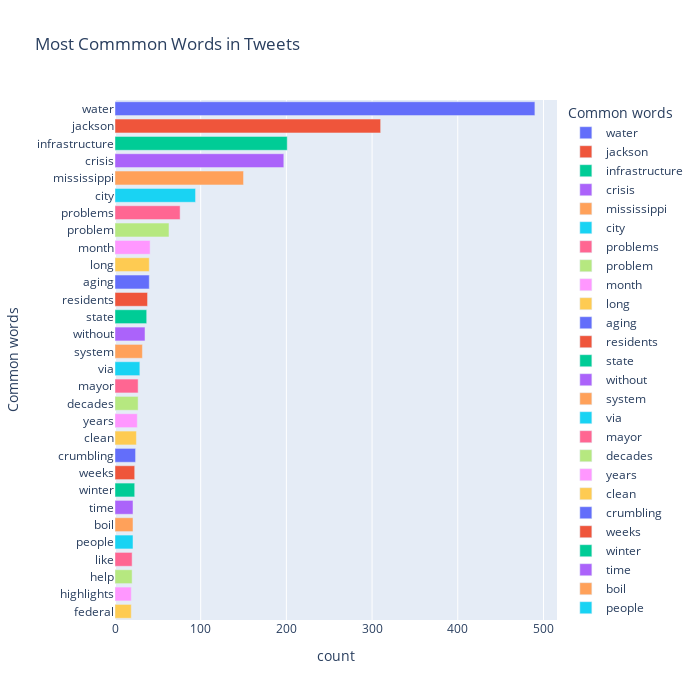

Here is the notebook cell this chart was saved with:
### Code cell
common_words(tweets_I)

### Figure 1 — Plotly figure (JSON) as saved in the notebook; plotly's stock layout.template omitted (floating-point values rounded to 4 significant figures)
{"data": [{"alignmentgroup": "True", "hovertemplate": "Common words=%{y}<br>count=%{x}<extra></extra>", "legendgroup": "water", "marker": {"color": "#636efa"}, "name": "water", "offsetgroup": "water", "orientation": "h", "showlegend": true, "textposition": "auto", "type": "bar", "x": [490], "xaxis": "x", "y": ["water"], "yaxis": "y"}, {"alignmentgroup": "True", "hovertemplate": "Common words=%{y}<br>count=%{x}<extra></extra>", "legendgroup": "jackson", "marker": {"color": "#EF553B"}, "name": "jackson", "offsetgroup": "jackson", "orientation": "h", "showlegend": true, "textposition": "auto", "type": "bar", "x": [310], "xaxis": "x", "y": ["jackson"], "yaxis": "y"}, {"alignmentgroup": "True", "hovertemplate": "Common words=%{y}<br>count=%{x}<extra></extra>", "legendgroup": "infrastructure", "marker": {"color": "#00cc96"}, "name": "infrastructure", "offsetgroup": "infrastructure", "orientation": "h", "showlegend": true, "textposition": "auto", "type": "bar", "x": [201], "xaxis": "x", "y": ["infrastructure"], "yaxis": "y"}, {"alignmentgroup": "True", "hovertemplate": "Common words=%{y}<br>count=%{x}<extra></extra>", "legendgroup": "crisis", "marker": {"color": "#ab63fa"}, "name": "crisis", "offsetgroup": "crisis", "orientation": "h", "showlegend": true, "textposition": "auto", "type": "bar", "x": [197], "xaxis": "x", "y": ["crisis"], "yaxis": "y"}, {"alignmentgroup": "True", "hovertemplate": "Common words=%{y}<br>count=%{x}<extra></extra>", "legendgroup": "mississippi", "marker": {"color": "#FFA15A"}, "name": "mississippi", "offsetgroup": "mississippi", "orientation": "h", "showlegend": true, "textposition": "auto", "type": "bar", "x": [150], "xaxis": "x", "y": ["mississippi"], "yaxis": "y"}, {"alignmentgroup": "True", "hovertemplate": "Common words=%{y}<br>count=%{x}<extra></extra>", "legendgroup": "city", "marker": {"color": "#19d3f3"}, "name": "city", "offsetgroup": "city", "orientation": "h", "showlegend": true, "textposition": "auto", "type": "bar", "x": [94], "xaxis": "x", "y": ["city"], "yaxis": "y"}, {"alignmentgroup": "True", "hovertemplate": "Common words=%{y}<br>count=%{x}<extra></extra>", "legendgroup": "problems", "marker": {"color": "#FF6692"}, "name": "problems", "offsetgroup": "problems", "orientation": "h", "showlegend": true, "textposition": "auto", "type": "bar", "x": [76], "xaxis": "x", "y": ["problems"], "yaxis": "y"}, {"alignmentgroup": "True", "hovertemplate": "Common words=%{y}<br>count=%{x}<extra></extra>", "legendgroup": "problem", "marker": {"color": "#B6E880"}, "name": "problem", "offsetgroup": "problem", "orientation": "h", "showlegend": true, "textposition": "auto", "type": "bar", "x": [63], "xaxis": "x", "y": ["problem"], "yaxis": "y"}, {"alignmentgroup": "True", "hovertemplate": "Common words=%{y}<br>count=%{x}<extra></extra>", "legendgroup": "month", "marker": {"color": "#FF97FF"}, "name": "month", "offsetgroup": "month", "orientation": "h", "showlegend": true, "textposition": "auto", "type": "bar", "x": [41], "xaxis": "x", "y": ["month"], "yaxis": "y"}, {"alignmentgroup": "True", "hovertemplate": "Common words=%{y}<br>count=%{x}<extra></extra>", "legendgroup": "long", "marker": {"color": "#FECB52"}, "name": "long", "offsetgroup": "long", "orientation": "h", "showlegend": true, "textposition": "auto", "type": "bar", "x": [40], "xaxis": "x", "y": ["long"], "yaxis": "y"}, {"alignmentgroup": "True", "hovertemplate": "Common words=%{y}<br>count=%{x}<extra></extra>", "legendgroup": "aging", "marker": {"color": "#636efa"}, "name": "aging", "offsetgroup": "aging", "orientation": "h", "showlegend": true, "textposition": "auto", "type": "bar", "x": [40], "xaxis": "x", "y": ["aging"], "yaxis": "y"}, {"alignmentgroup": "True", "hovertemplate": "Common words=%{y}<br>count=%{x}<extra></extra>", "legendgroup": "residents", "marker": {"color": "#EF553B"}, "name": "residents", "offsetgroup": "residents", "orientation": "h", "showlegend": true, "textposition": "auto", "type": "bar", "x": [38], "xaxis": "x", "y": ["residents"], "yaxis": "y"}, {"alignmentgroup": "True", "hovertemplate": "Common words=%{y}<br>count=%{x}<extra></extra>", "legendgroup": "state", "marker": {"color": "#00cc96"}, "name": "state", "offsetgroup": "state", "orientation": "h", "showlegend": true, "textposition": "auto", "type": "bar", "x": [37], "xaxis": "x", "y": ["state"], "yaxis": "y"}, {"alignmentgroup": "True", "hovertemplate": "Common words=%{y}<br>count=%{x}<extra></extra>", "legendgroup": "without", "marker": {"color": "#ab63fa"}, "name": "without", "offsetgroup": "without", "orientation": "h", "showlegend": true, "textposition": "auto", "type": "bar", "x": [35], "xaxis": "x", "y": ["without"], "yaxis": "y"}, {"alignmentgroup": "True", "hovertemplate": "Common words=%{y}<br>count=%{x}<extra></extra>", "legendgroup": "system", "marker": {"color": "#FFA15A"}, "name": "system", "offsetgroup": "system", "orientation": "h", "showlegend": true, "textposition": "auto", "type": "bar", "x": [32], "xaxis": "x", "y": ["system"], "yaxis": "y"}, {"alignmentgroup": "True", "hovertemplate": "Common words=%{y}<br>count=%{x}<extra></extra>", "legendgroup": "via", "marker": {"color": "#19d3f3"}, "name": "via", "offsetgroup": "via", "orientation": "h", "showlegend": true, "textposition": "auto", "type": "bar", "x": [29], "xaxis": "x", "y": ["via"], "yaxis": "y"}, {"alignmentgroup": "True", "hovertemplate": "Common words=%{y}<br>count=%{x}<extra></extra>", "legendgroup": "mayor", "marker": {"color": "#FF6692"}, "name": "mayor", "offsetgroup": "mayor", "orientation": "h", "showlegend": true, "textposition": "auto", "type": "bar", "x": [27], "xaxis": "x", "y": ["mayor"], "yaxis": "y"}, {"alignmentgroup": "True", "hovertemplate": "Common words=%{y}<br>count=%{x}<extra></extra>", "legendgroup": "decades", "marker": {"color": "#B6E880"}, "name": "decades", "offsetgroup": "decades", "orientation": "h", "showlegend": true, "textposition": "auto", "type": "bar", "x": [27], "xaxis": "x", "y": ["decades"], "yaxis": "y"}, {"alignmentgroup": "True", "hovertemplate": "Common words=%{y}<br>count=%{x}<extra></extra>", "legendgroup": "years", "marker": {"color": "#FF97FF"}, "name": "years", "offsetgroup": "years", "orientation": "h", "showlegend": true, "textposition": "auto", "type": "bar", "x": [26], "xaxis": "x", "y": ["years"], "yaxis": "y"}, {"alignmentgroup": "True", "hovertemplate": "Common words=%{y}<br>count=%{x}<extra></extra>", "legendgroup": "clean", "marker": {"color": "#FECB52"}, "name": "clean", "offsetgroup": "clean", "orientation": "h", "showlegend": true, "textposition": "auto", "type": "bar", "x": [25], "xaxis": "x", "y": ["clean"], "yaxis": "y"}, {"alignmentgroup": "True", "hovertemplate": "Common words=%{y}<br>count=%{x}<extra></extra>", "legendgroup": "crumbling", "marker": {"color": "#636efa"}, "name": "crumbling", "offsetgroup": "crumbling", "orientation": "h", "showlegend": true, "textposition": "auto", "type": "bar", "x": [24], "xaxis": "x", "y": ["crumbling"], "yaxis": "y"}, {"alignmentgroup": "True", "hovertemplate": "Common words=%{y}<br>count=%{x}<extra></extra>", "legendgroup": "weeks", "marker": {"color": "#EF553B"}, "name": "weeks", "offsetgroup": "weeks", "orientation": "h", "showlegend": true, "textposition": "auto", "type": "bar", "x": [23], "xaxis": "x", "y": ["weeks"], "yaxis": "y"}, {"alignmentgroup": "True", "hovertemplate": "Common words=%{y}<br>count=%{x}<extra></extra>", "legendgroup": "winter", "marker": {"color": "#00cc96"}, "name": "winter", "offsetgroup": "winter", "orientation": "h", "showlegend": true, "textposition": "auto", "type": "bar", "x": [23], "xaxis": "x", "y": ["winter"], "yaxis": "y"}, {"alignmentgroup": "True", "hovertemplate": "Common words=%{y}<br>count=%{x}<extra></extra>", "legendgroup": "time", "marker": {"color": "#ab63fa"}, "name": "time", "offsetgroup": "time", "orientation": "h", "showlegend": true, "textposition": "auto", "type": "bar", "x": [21], "xaxis": "x", "y": ["time"], "yaxis": "y"}, {"alignmentgroup": "True", "hovertemplate": "Common words=%{y}<br>count=%{x}<extra></extra>", "legendgroup": "boil", "marker": {"color": "#FFA15A"}, "name": "boil", "offsetgroup": "boil", "orientation": "h", "showlegend": true, "textposition": "auto", "type": "bar", "x": [21], "xaxis": "x", "y": ["boil"], "yaxis": "y"}, {"alignmentgroup": "True", "hovertemplate": "Common words=%{y}<br>count=%{x}<extra></extra>", "legendgroup": "people", "marker": {"color": "#19d3f3"}, "name": "people", "offsetgroup": "people", "orientation": "h", "showlegend": true, "textposition": "auto", "type": "bar", "x": [21], "xaxis": "x", "y": ["people"], "yaxis": "y"}, {"alignmentgroup": "True", "hovertemplate": "Common words=%{y}<br>count=%{x}<extra></extra>", "legendgroup": "like", "marker": {"color": "#FF6692"}, "name": "like", "offsetgroup": "like", "orientation": "h", "showlegend": true, "textposition": "auto", "type": "bar", "x": [20], "xaxis": "x", "y": ["like"], "yaxis": "y"}, {"alignmentgroup": "True", "hovertemplate": "Common words=%{y}<br>count=%{x}<extra></extra>", "legendgroup": "help", "marker": {"color": "#B6E880"}, "name": "help", "offsetgroup": "help", "orientation": "h", "showlegend": true, "textposition": "auto", "type": "bar", "x": [20], "xaxis": "x", "y": ["help"], "yaxis": "y"}, {"alignmentgroup": "True", "hovertemplate": "Common words=%{y}<br>count=%{x}<extra></extra>", "legendgroup": "highlights", "marker": {"color": "#FF97FF"}, "name": "highlights", "offsetgroup": "highlights", "orientation": "h", "showlegend": true, "textposition": "auto", "type": "bar", "x": [19], "xaxis": "x", "y": ["highlights"], "yaxis": "y"}, {"alignmentgroup": "True", "hovertemplate": "Common words=%{y}<br>count=%{x}<extra></extra>", "legendgroup": "federal", "marker": {"color": "#FECB52"}, "name": "federal", "offsetgroup": "federal", "orientation": "h", "showlegend": true, "textposition": "auto", "type": "bar", "x": [19], "xaxis": "x", "y": ["federal"], "yaxis": "y"}], "layout": {"barmode": "relative", "height": 700, "legend": {"title": {"text": "Common words"}, "tracegroupgap": 0}, "title": {"text": "Most Commmon Words in Tweets"}, "width": 700, "xaxis": {"anchor": "y", "domain": [0, 1], "title": {"text": "count"}}, "yaxis": {"anchor": "x", "categoryarray": ["federal", "highlights", "help", "like", "people", "boil", "time", "winter", "weeks", "crumbling", "clean", "years", "decades", "mayor", "via", "system", "without", "state", "residents", "aging", "long", "month", "problem", "problems", "city", "mississippi", "crisis", "infrastructure", "jackson", "water"], "categoryorder": "array", "domain": [0, 1], "title": {"text": "Common words"}}}}
